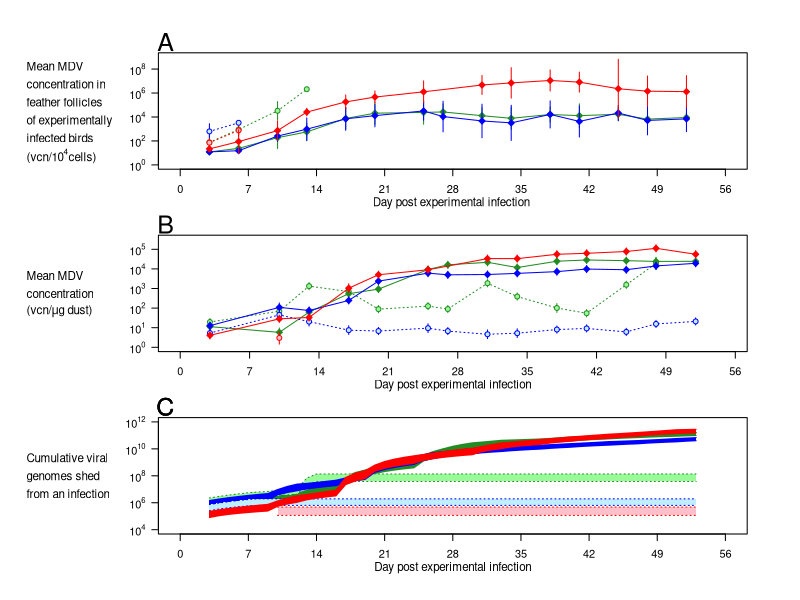

Generate this figure with R:




par(mfrow=c(3,1), mar=c(3,7,2,2), oma=c(2,5,2,2), las=1)


TextLine=-1.2
LabelAdj=1.14





LineWidth=2
ErrorBarLineWidth=1

TextSize=.7

LineTypes=c(3,1)
PchType=c(21,23)

YAxisOffset=10
XAxisOffset=2

LabelSize=1.5
#TextLine=0
#LabelAdj=1.1



Colors=c("forestgreen", "forestgreen", "blue", "blue", "red", "red")
Shades=c("palegreen", "forestgreen", "lightblue1", "blue", "pink", "red")



FT_NonVax_595	= read.table("DataForS2_v2.csv", sep=",", skip=32, header=TRUE, nrows=10)
FT_HVT_595		= read.table("DataForS2_v2.csv", sep=",", skip=48, header=TRUE, nrows=10)

FT_NonVax_Md5	= read.table("DataForS2_v2.csv", sep=",", skip=2, header=TRUE, nrows=8)
FT_HVT_Md5		= read.table("DataForS2_v2.csv", sep=",", skip=16, header=TRUE, nrows=10)

FT_NonVax_675A	= read.table("DataForS2_v2.csv", sep=",", skip=64, header=TRUE, nrows=10)
FT_HVT_675A		= read.table("DataForS2_v2.csv", sep=",", skip=80, header=TRUE, nrows=10)

FT_NonVax_595=FT_NonVax_595[,-1]
FT_HVT_595=FT_HVT_595[,-1]
FT_NonVax_Md5=FT_NonVax_Md5[,-1]
FT_HVT_Md5=FT_HVT_Md5[,-1]
FT_NonVax_675A=FT_NonVax_675A[,-1]
FT_HVT_675A=FT_HVT_675A[,-1]

DustSampleTimes=as.numeric(sub("X", "", colnames(FT_NonVax_595))[1:ncol(FT_NonVax_595)])


na_safe_mean=function(x)
{
	mean(x, na.rm=TRUE)
}
na_safe_sd=function(x)
{
	sd(x, na.rm=TRUE)
}
Count_feathers=function(x)
{
	sum(!is.na(x))
}


Means=matrix(,6, ncol(FT_NonVax_595)) 
SDs=matrix(,6, ncol(FT_NonVax_595))
Counts=matrix(,6, ncol(FT_NonVax_595))

Means[1,]=apply(FT_NonVax_595, 2, na_safe_mean)
Means[2,]=apply(FT_HVT_595, 2, na_safe_mean)
Means[3,]=apply(FT_NonVax_Md5, 2, na_safe_mean)
Means[4,]=apply(FT_HVT_Md5, 2, na_safe_mean)
Means[5,]=apply(FT_NonVax_675A, 2, na_safe_mean)
Means[6,]=apply(FT_HVT_675A, 2, na_safe_mean)

SDs[1,]=apply(FT_NonVax_595, 2, na_safe_sd)
SDs[2,]=apply(FT_HVT_595, 2, na_safe_sd)
SDs[3,]=apply(FT_NonVax_Md5, 2, na_safe_sd)
SDs[4,]=apply(FT_HVT_Md5, 2, na_safe_sd)
SDs[5,]=apply(FT_NonVax_675A, 2, na_safe_sd)
SDs[6,]=apply(FT_HVT_675A, 2, na_safe_sd)

Counts[1,]=apply(FT_NonVax_595, 2, Count_feathers)
Counts[2,]=apply(FT_HVT_595, 2, Count_feathers)
Counts[3,]=apply(FT_NonVax_Md5, 2, Count_feathers)
Counts[4,]=apply(FT_HVT_Md5, 2, Count_feathers)
Counts[5,]=apply(FT_NonVax_675A, 2, Count_feathers)
Counts[6,]=apply(FT_HVT_675A, 2, Count_feathers)


Means=Means
SEs=SDs/sqrt(Counts)
Upper=Means + SEs*qt(.975, Counts-1)
Lower=Means + SEs*qt(.025, Counts-1)




###################################


Strains=c("595", "Md5", "675A")

#par(mfrow=c(1,1), mar=c(2,2,1,1), oma=c(4,8,2,2), las=1)

YLabAdj=0.5*3
YLabCenter=4.5

#for (h in 0:2)
{
	plot(1,1, xlim=c(0,56), ylim=c(0,9), col=0, axes=FALSE, ylab="", xlab="")
	box()
	
#	if (h==2)
	{
		mtext("Mean MDV", 2, line=YAxisOffset, las=1, cex=TextSize, adj=0, at=YLabCenter+2.5*YLabAdj)
		mtext("concentration in", 2, line=YAxisOffset, las=1, cex=TextSize, adj=0, at=YLabCenter+1.5*YLabAdj)
		mtext("feather follicles", 2, line=YAxisOffset, las=1, cex=TextSize, adj=0, at=YLabCenter+0.5*YLabAdj)
		mtext("of experimentally", 2, line=YAxisOffset, las=1, cex=TextSize, adj=0, at=YLabCenter-0.5*YLabAdj)
		mtext("infected birds", 2, line=YAxisOffset, las=1, cex=TextSize, adj=0, at=YLabCenter-1.5*YLabAdj)
		mtext(expression(paste("(vcn/", 10^4, "cells)", sep="")), 2, line=YAxisOffset, las=1, cex=TextSize, adj=0, at=YLabCenter-2.5*YLabAdj)
	}

#	if (h>2)
	{
		mtext("Day post experimental infection ", 1, line=XAxisOffset, las=1, cex=TextSize)
	}
	
#	mtext(Strains[h+1], 2, at=8.5, adj=0, line=-.3)
	
	axis(1, seq(0,56, 7))
	
	y <- 0:8
	aty <- axTicks(2)
	labels <- sapply(aty,function(i)
					 as.expression(bquote(10^ .(i)))
					 )
	axis(2,at=aty,labels=labels, las=1)
	
	
	
	for (h in 0:2)
	{
		for (i in 1:2)
		{
			
			segments(DustSampleTimes, as.numeric(Lower[h*2+i,]), DustSampleTimes, as.numeric(Upper[h*2+i,]), col=Colors[h*2+i], lwd=ErrorBarLineWidth)		
			
			lines(DustSampleTimes, as.numeric(Means[h*2+i,]), col=Colors[h*2+i], lty=LineTypes[i], lwd=ErrorBarLineWidth)
			points(DustSampleTimes, as.numeric(Means[h*2+i,]), col=Colors[h*2+i], pch=PchType[i], bg=Shades[h*2+i])
			
			if (h==2)
			{
				if(i==2)
				{
					lines(DustSampleTimes[c(7,9)], as.numeric(Means[h*2+i,c(7,9)]), col=Colors[h*2+i], lty=LineTypes[i], lwd=ErrorBarLineWidth)
				}
			}
		}
	}
	
}
mtext("A", 2, line=TextLine, at=9*LabelAdj, cex=LabelSize)







################Panel B############


Colors=c("red", "red", "blue", "blue", "forestgreen", "forestgreen")
Shades=c("pink", "red", "lightblue1", "blue", "palegreen", "forestgreen")


NonVax_675A		=read.table("DataFor2B.csv", sep=",", skip=25, header=TRUE, nrows=3)
HVT_675A		=read.table("DataFor2B.csv", sep=",", skip=31, header=TRUE, nrows=3)

NonVax_Md5		=read.table("DataFor2B.csv", sep=",", skip=14, header=TRUE, nrows=3)
HVT_Md5			=read.table("DataFor2B.csv", sep=",", skip=20, header=TRUE, nrows=3)

NonVax_595		=read.table("DataFor2B.csv", sep=",", skip=2, header=TRUE, nrows=3)
HVT_595			=read.table("DataFor2B.csv", sep=",", skip=8, header=TRUE, nrows=3)


DustSampleTimes=as.numeric(sub("X", "", colnames(NonVax_675A))[2:15])






VCN_matrix=rep(NA, 6*max(DustSampleTimes)*3)
dim(VCN_matrix)=c(6,max(DustSampleTimes),3)

VCN_matrix[1,DustSampleTimes,]=t(NonVax_675A[,2:15])
VCN_matrix[2,DustSampleTimes,]=t(HVT_675A[,2:15])

VCN_matrix[3,DustSampleTimes,]=t(NonVax_Md5[,2:15])
VCN_matrix[4,DustSampleTimes,]=t(HVT_Md5[,2:15])

VCN_matrix[5,DustSampleTimes,]=t(NonVax_595[,2:15])
VCN_matrix[6,DustSampleTimes,]=t(HVT_595[,2:15])


TempFunc=function(x)
{
	sum(!is.na(x))
}

NA_Safe_mean=function(x)
{
	mean(x, na.rm=TRUE)
}

NA_Safe_sd=function(x)
{
	sd(x, na.rm=TRUE)
}

c_4=c(NA, NA, sqrt(2/pi), sqrt(pi)/2, 2*sqrt(2/(3*pi)), 3/4*sqrt(pi/2), 8/3*sqrt(2/(5*pi)), 5*sqrt(3*pi)/16, 16/5*sqrt(2/(7*pi)), 35*sqrt(pi)/64, 128*sqrt(2/pi)/105)

VCN_matrix_count=apply(log(VCN_matrix), c(1,2), TempFunc)
VCN_matrix_sd=apply(log(VCN_matrix), c(1,2), NA_Safe_sd)/c_4[VCN_matrix_count+1]
VCN_matrix_mean=apply(log(VCN_matrix), c(1,2), NA_Safe_mean)


StandardDeviation=mean(VCN_matrix_sd, na.rm=TRUE)




plot(1,1, xlim=c(0,55), ylim=c(0,5.5), col=0, axes=FALSE, ylab="", xlab="")
box()



YLabAdj=0.305556*3
YLabCenter=2.75
		




mtext("Mean MDV", 2, line=YAxisOffset, las=1, cex=TextSize, adj=0, at=YLabCenter+1*YLabAdj)
mtext("concentration", 2, line=YAxisOffset, las=1, cex=TextSize, adj=0, at=YLabCenter+0*YLabAdj)
mtext(expression(paste("(vcn/", mu, "g dust)", sep="")), 2, line=YAxisOffset, las=1, cex=TextSize, adj=0, at=YLabCenter-1*YLabAdj)

mtext("Day post experimental infection", 1, line=XAxisOffset, las=1, cex=TextSize)

axis(1, seq(0,56, 7))

y <- 0:7
aty <- axTicks(2)
labels <- sapply(aty,function(i)
as.expression(bquote(10^ .(i)))
)
axis(2,at=aty,labels=labels)


for (h in 2:0)
{
	for (i in 1:2)
	{
		
		MeanSD=mean(VCN_matrix_sd, na.rm=TRUE)
		SE=MeanSD/sqrt(VCN_matrix_count)
		
		segments(DustSampleTimes, log10(exp(VCN_matrix_mean[h*2+i,DustSampleTimes]-2*SE[h*2+i,DustSampleTimes])), DustSampleTimes, log10(exp(VCN_matrix_mean[h*2+i,DustSampleTimes]+2*SE[h*2+i,DustSampleTimes])), col=Colors[h*2+i], lwd=ErrorBarLineWidth)		
		
		lines(DustSampleTimes, log10(exp(VCN_matrix_mean[h*2+i,DustSampleTimes])), col=Colors[h*2+i], lty=LineTypes[i], lwd=ErrorBarLineWidth)
		points(DustSampleTimes, log10(exp(VCN_matrix_mean[h*2+i,DustSampleTimes])), col=Colors[h*2+i], pch=PchType[i], bg=Shades[h*2+i])
		
	}
}

lines(c(25,31), log10(exp(VCN_matrix_mean[2,c(25,31)])), col=Colors[2], lty=LineTypes[2], lwd=ErrorBarLineWidth)
mtext("B", 2, line=TextLine, at=5.5*LabelAdj, cex=LabelSize)





















Colors=c("red", "red", "blue", "blue", "forestgreen", "forestgreen")
Shades=c("pink", "red", "lightblue1", "blue", "palegreen", "forestgreen")


###########Figure 2A#########################

SOK_NonVax_675A =read.table("DataFor2A.csv", sep=",", skip=6, header=TRUE, nrows=10)
SOK_HVT_675A =read.table("DataFor2A.csv", sep=",", skip=23, header=TRUE, nrows=9)


SOK_NonVax_Md5 =read.table("DataFor2A.csv", sep=",", skip=68, header=TRUE, nrows=8)
SOK_HVT_Md5 =read.table("DataFor2A.csv", sep=",", skip=84, header=TRUE, nrows=7)


SOK_NonVax_595 =read.table("DataFor2A.csv", sep=",", skip=38, header=TRUE, nrows=10)
SOK_HVT_595 =read.table("DataFor2A.csv", sep=",", skip=55, header=TRUE, nrows=7)


SOK_List=list(SOK_NonVax_675A, SOK_HVT_675A, SOK_NonVax_Md5, SOK_HVT_Md5, SOK_NonVax_595, SOK_HVT_595)


FractionAlive_matrix=matrix(0,6,55)

for (i in 1:length(SOK_List))
{
	FractionAlive_matrix[i,1:(ncol(SOK_List[[i]])-3)]=colMeans(SOK_List[[i]][4:ncol(SOK_List[[i]])])
}



###########Figure 2B#########################


NonVax_675A		=read.table("DataFor2B.csv", sep=",", skip=25, header=TRUE, nrows=3)
HVT_675A		=read.table("DataFor2B.csv", sep=",", skip=31, header=TRUE, nrows=3)

NonVax_Md5		=read.table("DataFor2B.csv", sep=",", skip=14, header=TRUE, nrows=3)
HVT_Md5			=read.table("DataFor2B.csv", sep=",", skip=20, header=TRUE, nrows=3)

NonVax_595		=read.table("DataFor2B.csv", sep=",", skip=2, header=TRUE, nrows=3)
HVT_595			=read.table("DataFor2B.csv", sep=",", skip=8, header=TRUE, nrows=3)


DustSampleTimes=as.numeric(sub("X", "", colnames(NonVax_675A))[2:15])


NonVax_Md5_Corrector =read.table("DataFor2Trumpet.csv", sep=",", skip=52, header=FALSE, nrows=2, comment="")
NonVax_Md5_Corrector=NonVax_Md5_Corrector[4:ncol(NonVax_Md5_Corrector)]

HVT_Md5_Corrector =read.table("DataFor2Trumpet.csv", sep=",", skip=68, header=FALSE, nrows=2, comment="")
HVT_Md5_Corrector=HVT_Md5_Corrector[4:ncol(HVT_Md5_Corrector)]

NonVax_595_Corrector =read.table("DataFor2Trumpet.csv", sep=",", skip=20, header=FALSE, nrows=2, comment="")
NonVax_595_Corrector=NonVax_595_Corrector[4:ncol(NonVax_595_Corrector)]

HVT_595_Corrector =read.table("DataFor2Trumpet.csv", sep=",", skip=35, header=FALSE, nrows=2, comment="")
HVT_595_Corrector=HVT_595_Corrector[4:ncol(HVT_595_Corrector)]

VCN_matrix=rep(NA, 6*55*3)
dim(VCN_matrix)=c(6,55,3)

VCN_matrix[1,DustSampleTimes,]=t(NonVax_675A[,2:15])
VCN_matrix[2,DustSampleTimes,]=t(HVT_675A[,2:15])

VCN_matrix[3,DustSampleTimes,]=t(NonVax_Md5[,2:15])
VCN_matrix[4,DustSampleTimes,]=t(HVT_Md5[,2:15])

VCN_matrix[5,DustSampleTimes,]=t(NonVax_595[,2:15])
VCN_matrix[6,DustSampleTimes,]=t(HVT_595[,2:15])




AssumeNoSentinelShedding=TRUE
AssumeSentinelSheddingSameAsExp=FALSE
AssumeSentinelSheddingGreaterThanExp=FALSE

if (AssumeNoSentinelShedding==TRUE)
{
	Corrector=matrix(1,6,55)
	
	Corrector[3,]=unlist(c((NonVax_Md5_Corrector[1,])/(NonVax_Md5_Corrector[1,]-NonVax_Md5_Corrector[2,]), 1,1))
	Corrector[4,]=unlist(c((HVT_Md5_Corrector[1,])/(HVT_Md5_Corrector[1,]-HVT_Md5_Corrector[2,]),1,1))
	Corrector[5,]=unlist(c((NonVax_595_Corrector[1,])/(NonVax_595_Corrector[1,]-NonVax_595_Corrector[2,]),1,1))
	Corrector[6,]=unlist(c((HVT_595_Corrector[1,])/(HVT_595_Corrector[1,]-HVT_595_Corrector[2,]),1,1))	
	
	Corrector[is.na(Corrector)]=1
	Corrector[Corrector>1e10]=1e10
}

if (AssumeSentinelSheddingSameAsExp==TRUE)
{
	Corrector=matrix(1,6,55)
}

if (AssumeSentinelSheddingSameAsExp==TRUE)
{
##	Assume ten fold more shedding from sentinels
	Corrector=matrix(1,6,55)
	
	Corrector[3,]=unlist(c((NonVax_Md5_Corrector[1,])/(NonVax_Md5_Corrector[1,]-NonVax_Md5_Corrector[2,]), 1,1))
	Corrector[4,]=unlist(c((HVT_Md5_Corrector[1,])/(HVT_Md5_Corrector[1,]-HVT_Md5_Corrector[2,]),1,1))
	Corrector[5,]=unlist(c((NonVax_595_Corrector[1,])/(NonVax_595_Corrector[1,]-NonVax_595_Corrector[2,]),1,1))
	Corrector[6,]=unlist(c((HVT_595_Corrector[1,])/(HVT_595_Corrector[1,]-HVT_595_Corrector[2,]),1,1))	
	
	Corrector[is.na(Corrector)]=1
	Corrector[Corrector>1e10]=1e10
}

VCN_matrix[,,1]=VCN_matrix[,,1]*Corrector
VCN_matrix[,,2]=VCN_matrix[,,2]*Corrector
VCN_matrix[,,3]=VCN_matrix[,,3]*Corrector


TempFunc=function(x)
{
	sum(!is.na(x))
}

NA_Safe_mean=function(x)
{
	mean(x, na.rm=TRUE)
}

NA_Safe_sd=function(x)
{
	sd(x, na.rm=TRUE)
}

c_4=c(NA, NA, sqrt(2/pi), sqrt(pi)/2, 2*sqrt(2/(3*pi)), 3/4*sqrt(pi/2), 8/3*sqrt(2/(5*pi)), 5*sqrt(3*pi)/16, 16/5*sqrt(2/(7*pi)), 35*sqrt(pi)/64, 128*sqrt(2/pi)/105)

VCN_matrix_count=apply(log(VCN_matrix), c(1,2), TempFunc)
VCN_matrix_sd=apply(log(VCN_matrix), c(1,2), NA_Safe_sd)/c_4[VCN_matrix_count+1]
VCN_matrix_mean=apply(log(VCN_matrix), c(1,2), NA_Safe_mean)


StandardDeviation=mean(VCN_matrix_sd, na.rm=TRUE)

DustSampleList=list()
for (i in 1:6)
{
	DustSampleList[[i]]=which(!is.na(VCN_matrix_mean[i,]))
}



RightSheddingRate=TRUE
if (RightSheddingRate==TRUE)
{
###If we use right datapoint to estimate shedding rate
	
	for (i in 1:6)							#For all six treatments
	{
		VCN_matrix_mean[i,55]=VCN_matrix_mean[i,max(which(VCN_matrix_mean[i,]>0))]		
#		VCN_matrix_mean[i,55]=max(VCN_matrix_mean[i,], na.rm=TRUE)		
	}
	
	VCN_matrix_mean[,55][is.na(VCN_matrix_mean[,55])]=0
	for (i in 54:1)
	{
		VCN_matrix_mean[,i][is.na(VCN_matrix_mean[,i])]=VCN_matrix_mean[,i+1][is.na(VCN_matrix_mean[,i])]
	}
}

if (RightSheddingRate==FALSE)
{
###If we use right datapoint to estimate shedding rate
	VCN_matrix_mean[,1][is.na(VCN_matrix_mean[,1])]=0
	for (i in 2:55)
	{
		VCN_matrix_mean[,i][is.na(VCN_matrix_mean[,i])]=VCN_matrix_mean[,i-1][is.na(VCN_matrix_mean[,i])]
	}
}



t=c(10:64)

FinishingDay=64
P_FD=-FinishingDay^1.64*log((206-10.8)/368)
DustShed=1000*(368 * exp(-P_FD/t^1.64) +10.8)		#From Atkins paper using finishing day 64









################################################################################
################################################################################
################################################################################


YLabAdj=0.4444*3
YLabCenter=8

plot(1,1, xlim=c(0,56), ylim=c(4,12), col=0, axes=FALSE, xlab="", ylab="")
box()
y <- 4:12
aty <- axTicks(2)
labels <- sapply(aty,function(i)
as.expression(bquote(10^ .(i)))
)
axis(2,at=aty,labels=labels)
axis(1, seq(0,56, 7))

mtext("Day post experimental infection", 1, line=XAxisOffset, las=1, cex=TextSize)

mtext("Cumulative viral", 2, line=YAxisOffset, las=1, cex=TextSize, adj=0, at=YLabCenter+1*YLabAdj)
mtext("genomes shed", 2, line=YAxisOffset, las=1, cex=TextSize, adj=0, at=YLabCenter+0*YLabAdj)
mtext("from an infection", 2, line=YAxisOffset, las=1, cex=TextSize, adj=0, at=YLabCenter-1*YLabAdj)


StopTime=53
for (h in 2:0)
{
	
	
	NumberOfSimulations=10000
	
	for (i in 2:1)
	{			
		
		TempMean=VCN_matrix_mean[h*2+i,]	
		TempSD=VCN_matrix_sd[h*2+i,]
		
		SameSD=TRUE					#Standard deviation caused by measurement error is assumed identical across dust samples
		if (SameSD==TRUE)
		{
			TempSD=rep(mean(VCN_matrix_sd, na.rm=TRUE), StopTime)
		}
		
		BootstrapMatrix=matrix(,NumberOfSimulations, StopTime)
		
		Breaks=c(1,DustSampleList[[h*2+i]], StopTime+1)
		
		for (k in 1:NumberOfSimulations)
		{
			
			
			IndividualBirdEffect=rep(0, 10)
			TempFocalBirds=c(1:10)
			
			NewTempMean=numeric(length(TempMean))
			for (m in 1:length(TempMean))
			{
#				Culled=length(which(WellfareCulled[[h*2+i]]==m))
				Culled=0
				if (Culled>0)
				{
					IndividualBirdEffect=IndividualBirdEffect[-sample(length(IndividualBirdEffect), Culled)]
				}
				if (length(FractionAlive_matrix[h*2+i,m]*length(TempFocalBirds))>0)
				{
					NewTempMean[m]=log(mean(exp(TempMean[m]+IndividualBirdEffect[1:(FractionAlive_matrix[h*2+i,m]*length(TempFocalBirds))])))
				}
				else
				{
					NewTempMean[m]=NewTempMean[m-1]
				}
			}
			
			
			
			for (j in 1:(length(Breaks)-1))
			{
				TimeRange=Breaks[j]:(Breaks[j+1]-1)
				BootstrapMatrix[k, TimeRange]=DustShed[TimeRange]*FractionAlive_matrix[h*2+i,TimeRange]*exp(rnorm(1, NewTempMean[TimeRange[1]], TempSD[TimeRange[1]]))
				
			}
		}
		
		CumulativeBootstrapMatrix=log10(apply(BootstrapMatrix, 1, cumsum))
		
		MonitorRange=c(min(DustSampleList[[h*2+i]]):StopTime)
		
		Median=numeric(StopTime)
		for (j in 1:StopTime)
		{
			Median[j]=quantile(CumulativeBootstrapMatrix[j,],p=.5)
		}
		
		
		Time=c(1:StopTime)
		
		Lower=numeric(StopTime)
		Upper=numeric(StopTime)
		for (j in 1:StopTime)
		{
			Lower[j]=quantile(CumulativeBootstrapMatrix[j,], p=.025)
			Upper[j]=quantile(CumulativeBootstrapMatrix[j,], p=.975)
		}
		
		if (i==1)
		{
			polygon(c(Time[MonitorRange], rev(Time[MonitorRange])), c(Upper[MonitorRange], rev(Lower[MonitorRange])), col = Shades[h*2+i], border = NA)
		}
		else
		{
			polygon(c(Time[MonitorRange], rev(Time[MonitorRange])), c(Upper[MonitorRange], rev(Lower[MonitorRange])), col = Shades[h*2+i], border = NA)
		}
		lines(Time[MonitorRange], Lower[MonitorRange], col=Colors[h*2+i], lty=LineTypes[i], lwd=ErrorBarLineWidth)
		lines(Time[MonitorRange], Upper[MonitorRange], col=Colors[h*2+i], lty=LineTypes[i], lwd=ErrorBarLineWidth)
		
		if (i==1)
		{
			TempStor1=CumulativeBootstrapMatrix[StopTime,]
		}
		if (i==2)
		{
			TempStor2=CumulativeBootstrapMatrix[StopTime,]
		}
		
		TempLower=numeric(StopTime)
		TempUpper=numeric(StopTime)
		for (j in 1:StopTime)
		{
			TempLower[j]=quantile(CumulativeBootstrapMatrix[j,], p=.025)
			TempUpper[j]=quantile(CumulativeBootstrapMatrix[j,], p=.975)
		}
		
	}
	
	mtext("C", 2, line=TextLine, at=12+(8*LabelAdj-8), cex=LabelSize)

	
}
